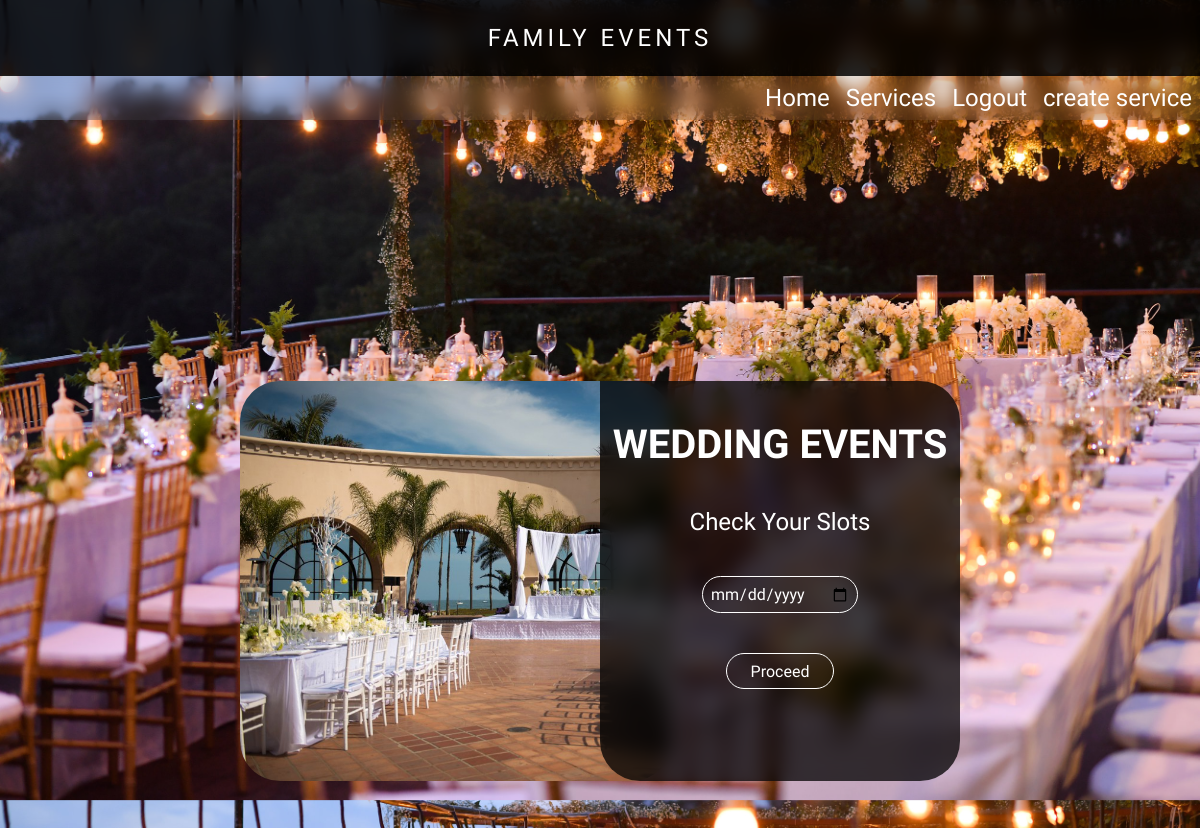
The page /viewservice/4 (signed in) on the database its author committed.
### services/models.py (models this page shows)
class Services(models.Model):
    name=models.CharField(max_length=200)
    description=models.TextField()
    image=models.ImageField(upload_to='media/',null=True)

### services/views.py (the view)
# urls.py: path('viewservice/<pk>',views.view_service,name='viewservice'),
@login_required
def view_service(request,pk):
    user=request.user
    service=Services.objects.get(pk=pk)
    if request.method == 'POST':
        date=request.POST.get('date')
        return redirect('createbooking',service_id=service.pk,date=date)
    return render(request,"services/services_view.html",{'service':service,'user':user})

### templates/services/services_view.html (shortened to what this page needs)
<!DOCTYPE html>
<html lang="en">
<head>
    {% load static %}
    <link rel="stylesheet" href="{% static 'css/styles.css' %}">
</head>
<body>
    <div class="body">
        <div class="nav-bar">
            <div class="black-bar">
                <span>FAMILY EVENTS</span>
            </div>
            <div class="glass-bar">
                <ul>
                    <a href="{% url 'homepage' %}"><li>Home</li></a>
                    <a href="{% url 'services' %}"><li>Services</li></a>
                    {% if user.is_authenticated %}
                    <a href="{% url 'logout' %}"><li>Logout</li></a>
                    {% else %}
                    <a href="{% url 'loginpage' %}"><li>Login/Register</li></a>
                    {% endif %}
                    {% if user.user_profile.role >= 3 %}
                    <a href="{% url 'createservice' %}"><li>create service</li></a>
                    {% endif %}
                </ul>
            </div>
        </div>
<div class="service-content-box">
    <div class="service-card">
        <div class="service-image" style="background-image: url('{{service.image.url}}'); background-size: cover;"></div>
        <form method="post" enctype="multipart/form-data" class="black-card">
            <h3>{{service.name}}</h3>
            <span id="checkslot">Check Your Slots</span>
            <input name="date" id="date-enter" type="date">
            <button>Proceed</button>
        </form>
    </div>
</div>
</body>
</html>

### static/css/styles.css (style rules this page uses)
* { font-family: "Julius Sans One", sans-serif; color: white; }
body,html { max-width: 100%; max-height: 100%; box-sizing: border-box; margin: 0; font-family: "Julius Sans One", sans-serif; background-image: url('../images/topImage.jpg'); background-size: cover; }
.body { width: 100%; height: 100vh; background-image: url('../images/topImage.jpg'); background-size: cover; }
.nav-bar { position: fixed; width: 100%; z-index: 10; }
.black-bar { background-color: rgba(0, 0, 0, 0.863); backdrop-filter: blur(10px); -webkit-backdrop-filter: blur(10px); width: 100%; color: white; display: flex; justify-content: center; align-items: center; box-sizing: border-box; padding: 2%; letter-spacing: 0.5vh; font-size: 3vh; }
.glass-bar { display: flex; justify-content: end; background-color: rgba(94, 94, 94, 0.137); backdrop-filter: blur(10px); -webkit-backdrop-filter: blur(10px); }
.glass-bar ul { list-style: none; display: flex; gap: 2vh; margin: 0; color: white; padding: 1vh; border-bottom-left-radius: 2vh; font-size: 3vh; }
.glass-bar ul a { text-decoration: none; }
.brown-box-one .two input,button,label.profile-image-input { font-size: 3vh; }
body { background-repeat: repeat; }
.service-content-box { width: 100%; max-height: auto; background-image: none; display: grid; place-items: center; gap: 40vh; }
.service-card { opacity: 0; transform: translateY(4vh); transition: opacity 1s ease-out,transform 1s ease-out; position: relative; height: 50vh; width: 40%; display: flex; }
.service-card .service-image { position: relative; width: 60%; height: 100%; border-radius:5vh; }
.service-card .black-card { position: absolute; background-color: rgba(0, 0, 0, 0.747); backdrop-filter: blur(10px); width: 50%; height: 100%; z-index: 4; right: 0; border-radius: 0 5vh 5vh 5vh; color: white; display: flex; flex-direction: column; align-items: center; }
.service-card .black-card h3 { font-size: xx-large; }
.service-card .black-card #date-enter { margin-top: 5vh; background: none; border: none; border: 0.2vh solid white; padding: 2%; border-radius: 3vh; color: white; }
.service-card .black-card button { margin-top: 5vh; background: none; border: 0.2vh solid white; padding: 2%; border-radius: 3vh; width: 30%; color: white; }
.show-service { opacity: 1; transform: translateY(0); }
@media (max-width:2560px) { .service-card { width: 60%; } }
@media (max-width:2560px) { .service-card .black-card { width: 50%; height: 50vh; } }
@media (max-width:2560px) { .service-card .black-card h3 { font-size: 5vh; } }
@media (max-width:2560px) { .service-card .black-card #checkslot { font-size: 3vh; } }
@media (max-width:2560px) { .service-card .black-card #date-enter { margin-top: 5vh; font-size: 2vh; background: none; border: none; border: 0.2vh solid white; padding: 2%; border-radius: 3vh; color: white; } }
@media (max-width:2560px) { .service-card .black-card button { margin-top: 5vh; background: none; border: 0.2vh solid white; padding: 2%; border-radius: 3vh; width: 30%; color: white; font-size: 2vh; } }

### rows shown on the page
Services: image (picture), name "WEDDING EVENTS"
